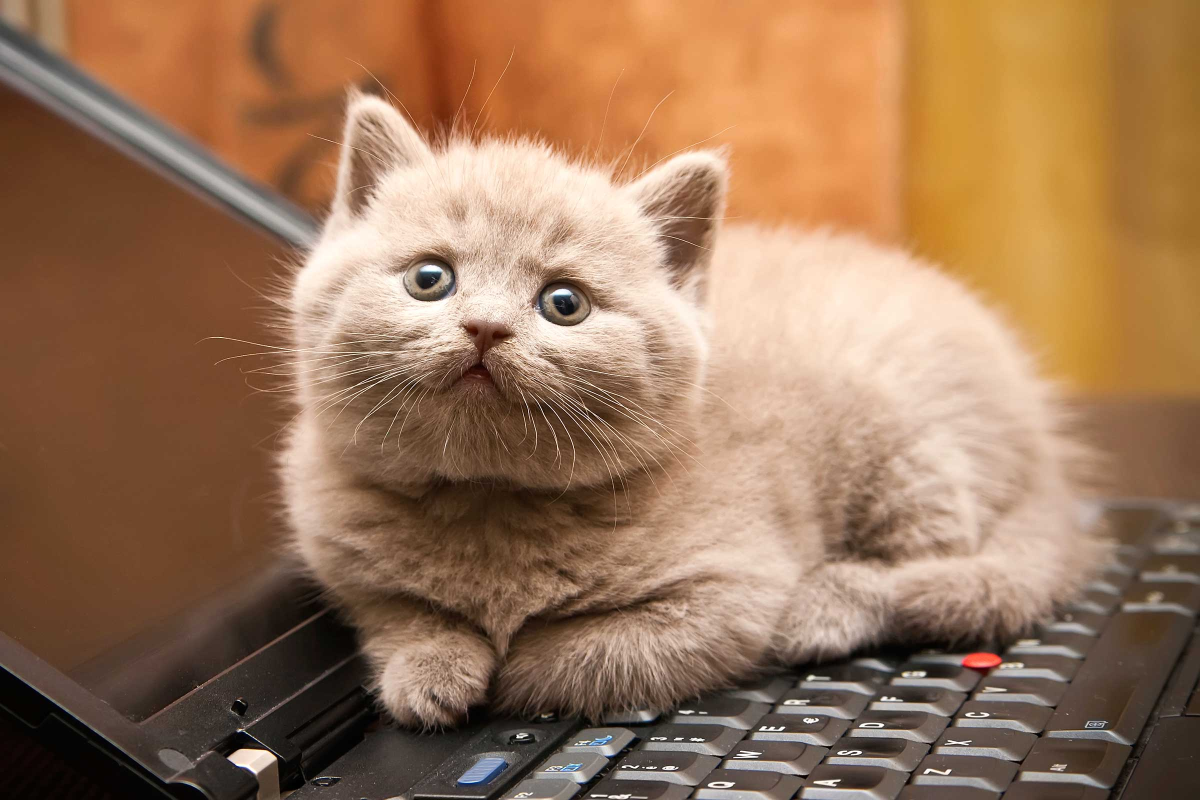
#> input picture img/cat.jpg, 2400 x 1600 px (shown at 1/2 size)
$ jupyter execute --allow-errors 1.Basic_imagehandling.ipynb   (shell and % lines are left out)   (older library calls are emulated)
#> lines starting #> are read from the running program, lines starting #| are printed output that depends on the picture
[cell 1]
import os
from scipy.misc import imread, imresize
import matplotlib.pyplot as plt

[cell 2]
cwd = os.getcwd()
print("Current folder is %s" % (cwd))

[cell 3]
def print_typeshape(img):
    print("Type is %s" % (type(img)))
    print("Shape is %s" % (img.shape,))

##### Load an image

[cell 4]
cat = imread("img/cat.jpg")
#> cat is the input picture: shape (1600, 2400, 3); mean R, G, B 154, 117.5, 88.1
print_typeshape(cat)
#| Type is <class 'numpy.ndarray'>
#| Shape is (1600, 2400, 3)

##### Plot Loaded image

[cell 5]
plt.figure(figsize=(10,8))
plt.imshow(cat)
plt.grid(False)
plt.title("Original Cat")
plt.show()

##### Load + Cast to float

#> (a cell that did not finish here is left out)

[cell 7]
# Plot
plt.figure(figsize=(10,8))
#> (the rest of this cell did not finish here and is left out)

```
integer 타입이면 0~255사이의 값을 가질 것으로 가정하고
float 타입이면 0~1 사이의 값을 가질 것으로 가정한다.
따라서 float 타입의 경우 255로 나눠줘야 한다.
```

#> (a cell that did not finish here is left out)

[cell 9]
# 다시 Plot
plt.figure(figsize=(10,8))
#> (the rest of this cell did not finish here and is left out)

##### Resize

[cell 10]
# resize
catsmall = imresize(cat, [100,100])
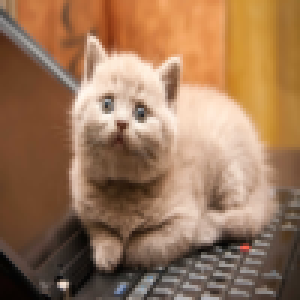
#> catsmall: shape (100, 100, 3) (shown 3 times larger); mean R, G, B 154, 117.5, 88.2
print_typeshape(catsmall)
#| Type is <class 'numpy.ndarray'>
#| Shape is (100, 100, 3)

# plot
plt.figure(1)
plt.imshow(catsmall)
plt.grid(False)
plt.title("Resized image")
plt.show()

##### GrayScale - 흑백사진으로 바꾸기
- 따로 패키지가 없어 직접 함수를 만들어준다.

[cell 11]
def rgb2gray(rgb):
    if len(rgb.shape) is 3:
        return np.dot(rgb[...,:3], [0.299, 0.587, 0.114])
    else:
        print("Current image is Gray!")
        return rgb

#> (a cell that did not finish here is left out)

#> (a cell that did not finish here is left out)

#> (a cell that did not finish here is left out)

##### Reshape

#> (a cell that did not finish here is left out)

#> (a cell that did not finish here is left out)

### Load from folder

1. 폴더 안에 사진들 확인

[cell 17]
cwd = os.getcwd()
path = cwd + "/img/"
file_list = os.listdir(path)
print("[{}] file are in [{}]".format(len(file_list), path))

2. 사진 리스트

[cell 18]
for i, f in enumerate(file_list):
    print("{}. file is [{}]".format(i,f))
